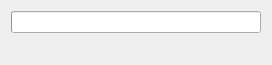
<?xml version="1.0" encoding="UTF-8"?>
<ui version="4.0">
 <class>WaitingWidgetUi</class>
 <widget class="QWidget" name="WaitingWidgetUi">
  <property name="geometry">
   <rect>
    <x>0</x>
    <y>0</y>
    <width>268</width>
    <height>65</height>
   </rect>
  </property>
  <layout class="QVBoxLayout" name="verticalLayout">
   <item>
    <widget class="QProgressBar" name="waitintProgressBar">
     <property name="minimumSize">
      <size>
       <width>250</width>
       <height>0</height>
      </size>
     </property>
     <property name="value">
      <number>0</number>
     </property>
     <property name="textVisible">
      <bool>false</bool>
     </property>
    </widget>
   </item>
   <item>
    <spacer name="verticalSpacer">
     <property name="orientation">
      <enum>Qt::Vertical</enum>
     </property>
     <property name="sizeHint" stdset="0">
      <size>
       <width>20</width>
       <height>28</height>
      </size>
     </property>
    </spacer>
   </item>
  </layout>
 </widget>
 <resources/>
 <connections/>
</ui>
